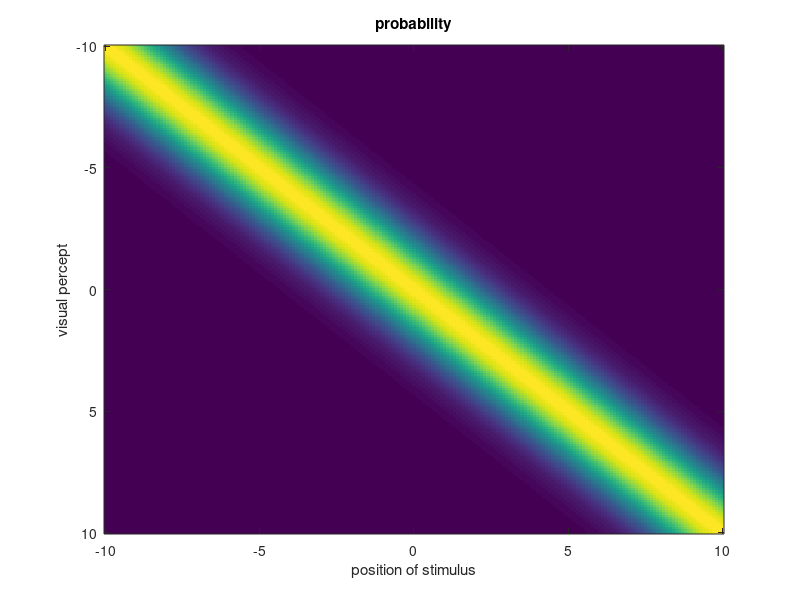

Recreate this plot in MATLAB.
%% Bayesian integration with Gaussians

clf

x=-10:0.1:10
muV=-10:0.1:10;
for i=1:length(muV)
  sigmaV=1.5;
  pV(i,:)=1/(sqrt(2*pi)*sigmaV)*exp(-(x-muV(i)).^2/(2*sigmaV^2)); %Gaussian likelihood
end

imagesc(x,muV,pV);

xlabel('position of stimulus');
ylabel('visual percept');
title('probability')
